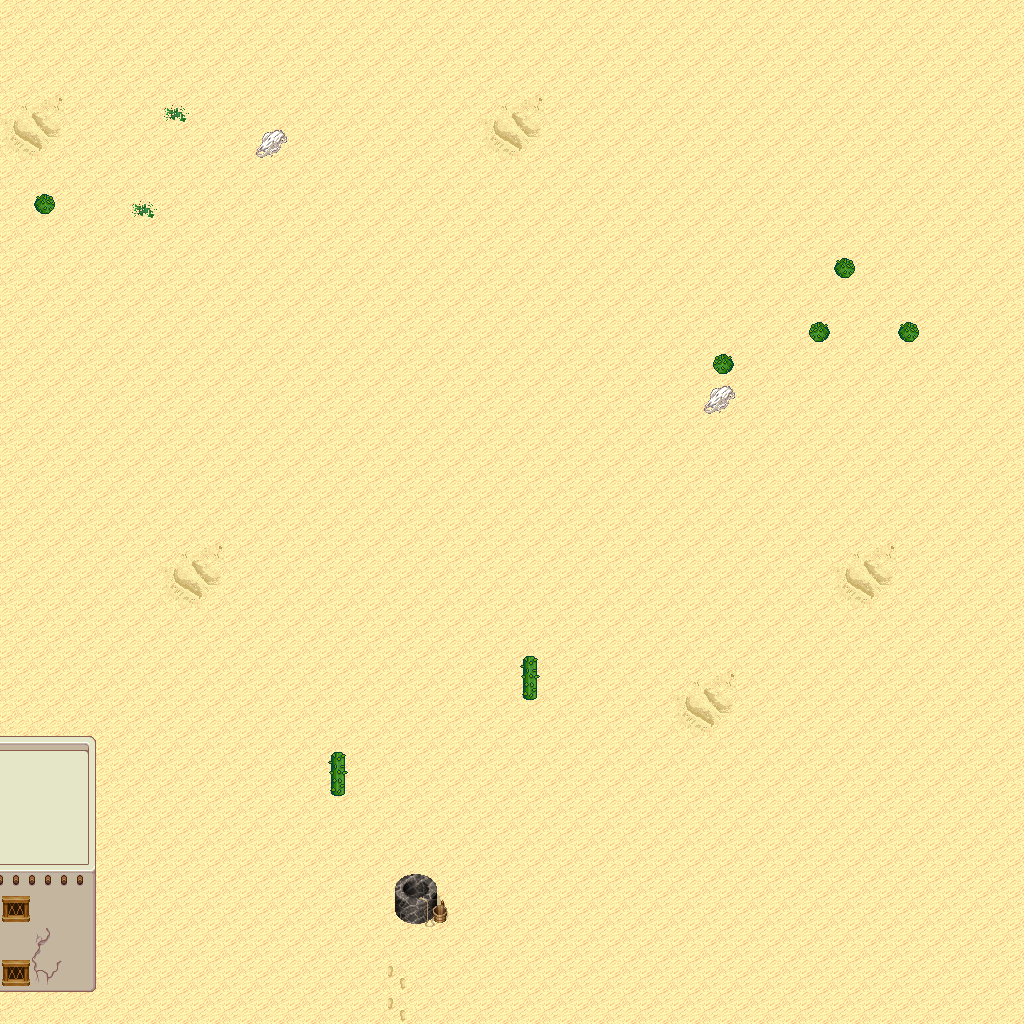

Rendered tile map (Tiled .tmx) drawn with the repository's tilesets; below, a short description and the map source with its tile grids summarised:
An orthogonal 32x32 tile map with 32x32 px tiles, 5 tile layers (Ground, Objects, Objects2, Above, ...), 1 hidden layer not drawn, 14 tilesets.

<map version="1.10" tiledversion="1.11.0" orientation="orthogonal" renderorder="right-down" width="32" height="32" tilewidth="32" tileheight="32" infinite="0" nextlayerid="11" nextobjectid="1">
 <tileset firstgid="1" name="logic_collision" tilewidth="32" tileheight="32" tilecount="1" columns="1">
  <image source="../drawable/logic_collision.png" width="32" height="32" />
 </tileset>
 <tileset firstgid="2" name="ground_ground" tilewidth="32" tileheight="32" tilecount="33" columns="3">
  <image source="../drawable/ground_ground.png" width="96" height="352" />
 </tileset>
 <tileset firstgid="35" name="ground_ridge_earth_pale" tilewidth="32" tileheight="32" tilecount="96" columns="12">
  <image source="../drawable/ground_ridge_earth_pale.png" width="384" height="256" />
 </tileset>
 <tileset firstgid="131" name="ground_ridge_earth_dark" tilewidth="32" tileheight="32" tilecount="96" columns="12">
  <image source="../drawable/ground_ridge_earth_dark.png" width="384" height="256" />
 </tileset>
 <tileset firstgid="227" name="terrain_desert" tilewidth="32" tileheight="32" tilecount="88" columns="8">
  <image source="../drawable/terrain_desert.png" width="256" height="352" />
 </tileset>
 <tileset firstgid="315" name="plant_tree_tree_darkgreen" tilewidth="32" tileheight="32" tilecount="88" columns="8">
  <image source="../drawable/plant_tree_tree_darkgreen.png" width="256" height="352" />
 </tileset>
 <tileset firstgid="403" name="building_tan_building" tilewidth="32" tileheight="32" tilecount="24" columns="4">
  <image source="../drawable/building_tan_building.png" width="128" height="192" />
 </tileset>
 <tileset firstgid="427" name="plant_cactus_2" tilewidth="32" tileheight="32" tilecount="10" columns="5">
  <image source="../drawable/plant_cactus_2.png" width="160" height="64" />
 </tileset>
 <tileset firstgid="437" name="ground_sand_2" tilewidth="32" tileheight="32" tilecount="15" columns="5">
  <image source="../drawable/ground_sand_2.png" width="160" height="96" />
 </tileset>
 <tileset firstgid="452" name="object_stone_well" tilewidth="32" tileheight="32" tilecount="6" columns="2">
  <image source="../drawable/object_stone_well.png" width="64" height="96" />
 </tileset>
 <tileset firstgid="458" name="plant_tree_banana_tree" tilewidth="32" tileheight="32" tilecount="40" columns="4">
  <image source="../drawable/plant_tree_banana_tree.png" width="128" height="320" />
 </tileset>
 <tileset firstgid="498" name="ground_sand_edges" tilewidth="32" tileheight="32" tilecount="15" columns="5">
  <image source="../drawable/ground_sand_edges.png" width="160" height="96" />
 </tileset>
 <tileset firstgid="513" name="building_window_window_centered" tilewidth="32" tileheight="32" tilecount="1" columns="1">
  <image source="../drawable/building_window_window_centered.png" width="32" height="32" />
 </tileset>
 <tileset firstgid="514" name="building_door_closed" tilewidth="32" tileheight="32" tilecount="1" columns="1">
  <image source="../drawable/building_door_closed.png" width="32" height="32" />
 </tileset>
 <layer id="1" name="Ground" width="32" height="32">
  <data>[1024 cells, 1024 non-empty, 8 distinct tile ids]</data>
 </layer>
 <layer id="2" name="Objects" width="32" height="32">
  <data>[1024 cells, 18 non-empty, 13 distinct tile ids]</data>
 </layer>
 <layer id="3" name="Objects2" width="32" height="32">
  <data>[1024 cells, 2 non-empty, 1 distinct tile ids]</data>
 </layer>
 <layer id="4" name="Above" width="32" height="32">
  <data>[1024 cells, 19 non-empty, 9 distinct tile ids]</data>
 </layer>
 <layer id="5" name="Above2" width="32" height="32">
  <data>[1024 cells, 0 non-empty, 0 distinct tile ids]</data>
 </layer>
 <layer id="6" name="Walkable" width="32" height="32" visible="0">
  <data>[1024 cells, 26 non-empty, 1 distinct tile ids]</data>
 </layer>
 <objectgroup id="7" name="Mapevents" />
 <objectgroup id="8" name="Spawn" />
 <objectgroup id="9" name="Keys" />
 <objectgroup id="10" name="Replace" />
</map>
